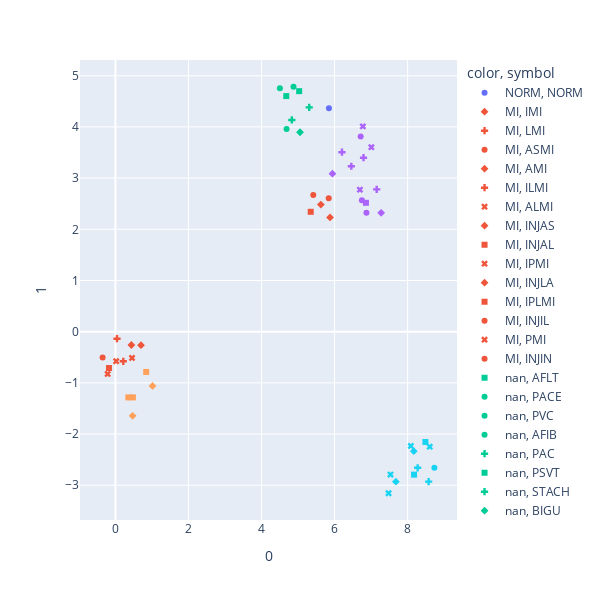

Here is the notebook cell this chart was saved with:
### Code cell
# proj_2d = umap_2d.fit_transform(input_batch_embeddings.detach().cpu().numpy().squeeze())

sns.set(style='white', context='poster', rc={'figure.figsize':(14,10)})
umap_2d = UMAP(random_state=42)
fig_2d = plt.figure(figsize=(12, 12))
proj_2d = umap_2d.fit_transform(input_batch_embeddings[:,0,:].detach().cpu().numpy())
# df['feature'] = proj_2d.tolist()
feature_df['feature'] = proj_2d.tolist()
fig_2d = px.scatter(proj_2d,x=0,y=1,color = feature_df['diagnostic_class'], 
                    symbol = scp_codes, height=600,width=600)  # O)
fig_2d.show()

### Figure 1 — Plotly figure (JSON) as saved in the notebook; plotly's stock layout.template omitted (floating-point values rounded to 4 significant figures)
{"data": [{"hovertemplate": "color=NORM<br>symbol=NORM<br>0=%{x}<br>1=%{y}<extra></extra>", "legendgroup": "NORM, NORM", "marker": {"color": "#636efa", "symbol": "circle"}, "mode": "markers", "name": "NORM, NORM", "orientation": "v", "showlegend": true, "type": "scatter", "x": [5.845], "xaxis": "x", "y": [4.365], "yaxis": "y"}, {"hovertemplate": "color=MI<br>symbol=IMI<br>0=%{x}<br>1=%{y}<extra></extra>", "legendgroup": "MI, IMI", "marker": {"color": "#EF553B", "symbol": "diamond"}, "mode": "markers", "name": "MI, IMI", "orientation": "v", "showlegend": true, "type": "scatter", "x": [0.7005], "xaxis": "x", "y": [-0.263], "yaxis": "y"}, {"hovertemplate": "color=MI<br>symbol=LMI<br>0=%{x}<br>1=%{y}<extra></extra>", "legendgroup": "MI, LMI", "marker": {"color": "#EF553B", "symbol": "cross"}, "mode": "markers", "name": "MI, LMI", "orientation": "v", "showlegend": true, "type": "scatter", "x": [0.04304], "xaxis": "x", "y": [-0.1368], "yaxis": "y"}, {"hovertemplate": "color=MI<br>symbol=ASMI<br>0=%{x}<br>1=%{y}<extra></extra>", "legendgroup": "MI, ASMI", "marker": {"color": "#EF553B", "symbol": "circle"}, "mode": "markers", "name": "MI, ASMI", "orientation": "v", "showlegend": true, "type": "scatter", "x": [-0.3508], "xaxis": "x", "y": [-0.5034], "yaxis": "y"}, {"hovertemplate": "color=MI<br>symbol=AMI<br>0=%{x}<br>1=%{y}<extra></extra>", "legendgroup": "MI, AMI", "marker": {"color": "#EF553B", "symbol": "diamond"}, "mode": "markers", "name": "MI, AMI", "orientation": "v", "showlegend": true, "type": "scatter", "x": [0.4371], "xaxis": "x", "y": [-0.26], "yaxis": "y"}, {"hovertemplate": "color=MI<br>symbol=ILMI<br>0=%{x}<br>1=%{y}<extra></extra>", "legendgroup": "MI, ILMI", "marker": {"color": "#EF553B", "symbol": "cross"}, "mode": "markers", "name": "MI, ILMI", "orientation": "v", "showlegend": true, "type": "scatter", "x": [0.2157], "xaxis": "x", "y": [-0.5782], "yaxis": "y"}, {"hovertemplate": "color=MI<br>symbol=ALMI<br>0=%{x}<br>1=%{y}<extra></extra>", "legendgroup": "MI, ALMI", "marker": {"color": "#EF553B", "symbol": "x"}, "mode": "markers", "name": "MI, ALMI", "orientation": "v", "showlegend": true, "type": "scatter", "x": [0.02081], "xaxis": "x", "y": [-0.5766], "yaxis": "y"}, {"hovertemplate": "color=MI<br>symbol=INJAS<br>0=%{x}<br>1=%{y}<extra></extra>", "legendgroup": "MI, INJAS", "marker": {"color": "#EF553B", "symbol": "diamond"}, "mode": "markers", "name": "MI, INJAS", "orientation": "v", "showlegend": true, "type": "scatter", "x": [5.876], "xaxis": "x", "y": [2.232], "yaxis": "y"}, {"hovertemplate": "color=MI<br>symbol=INJAL<br>0=%{x}<br>1=%{y}<extra></extra>", "legendgroup": "MI, INJAL", "marker": {"color": "#EF553B", "symbol": "square"}, "mode": "markers", "name": "MI, INJAL", "orientation": "v", "showlegend": true, "type": "scatter", "x": [5.347], "xaxis": "x", "y": [2.342], "yaxis": "y"}, {"hovertemplate": "color=MI<br>symbol=IPMI<br>0=%{x}<br>1=%{y}<extra></extra>", "legendgroup": "MI, IPMI", "marker": {"color": "#EF553B", "symbol": "x"}, "mode": "markers", "name": "MI, IPMI", "orientation": "v", "showlegend": true, "type": "scatter", "x": [-0.2124], "xaxis": "x", "y": [-0.8259], "yaxis": "y"}, {"hovertemplate": "color=MI<br>symbol=INJLA<br>0=%{x}<br>1=%{y}<extra></extra>", "legendgroup": "MI, INJLA", "marker": {"color": "#EF553B", "symbol": "diamond"}, "mode": "markers", "name": "MI, INJLA", "orientation": "v", "showlegend": true, "type": "scatter", "x": [5.624], "xaxis": "x", "y": [2.483], "yaxis": "y"}, {"hovertemplate": "color=MI<br>symbol=IPLMI<br>0=%{x}<br>1=%{y}<extra></extra>", "legendgroup": "MI, IPLMI", "marker": {"color": "#EF553B", "symbol": "square"}, "mode": "markers", "name": "MI, IPLMI", "orientation": "v", "showlegend": true, "type": "scatter", "x": [-0.1764], "xaxis": "x", "y": [-0.7103], "yaxis": "y"}, {"hovertemplate": "color=MI<br>symbol=INJIL<br>0=%{x}<br>1=%{y}<extra></extra>", "legendgroup": "MI, INJIL", "marker": {"color": "#EF553B", "symbol": "circle"}, "mode": "markers", "name": "MI, INJIL", "orientation": "v", "showlegend": true, "type": "scatter", "x": [5.839], "xaxis": "x", "y": [2.607], "yaxis": "y"}, {"hovertemplate": "color=MI<br>symbol=PMI<br>0=%{x}<br>1=%{y}<extra></extra>", "legendgroup": "MI, PMI", "marker": {"color": "#EF553B", "symbol": "x"}, "mode": "markers", "name": "MI, PMI", "orientation": "v", "showlegend": true, "type": "scatter", "x": [0.4549], "xaxis": "x", "y": [-0.5128], "yaxis": "y"}, {"hovertemplate": "color=MI<br>symbol=INJIN<br>0=%{x}<br>1=%{y}<extra></extra>", "legendgroup": "MI, INJIN", "marker": {"color": "#EF553B", "symbol": "circle"}, "mode": "markers", "name": "MI, INJIN", "orientation": "v", "showlegend": true, "type": "scatter", "x": [5.416], "xaxis": "x", "y": [2.671], "yaxis": "y"}, {"hovertemplate": "color=nan<br>symbol=AFLT<br>0=%{x}<br>1=%{y}<extra></extra>", "legendgroup": "nan, AFLT", "marker": {"color": "#00cc96", "symbol": "square"}, "mode": "markers", "name": "nan, AFLT", "orientation": "v", "showlegend": true, "type": "scatter", "x": [5.031], "xaxis": "x", "y": [4.699], "yaxis": "y"}, {"hovertemplate": "color=nan<br>symbol=PACE<br>0=%{x}<br>1=%{y}<extra></extra>", "legendgroup": "nan, PACE", "marker": {"color": "#00cc96", "symbol": "circle"}, "mode": "markers", "name": "nan, PACE", "orientation": "v", "showlegend": true, "type": "scatter", "x": [4.503], "xaxis": "x", "y": [4.756], "yaxis": "y"}, {"hovertemplate": "color=nan<br>symbol=PVC<br>0=%{x}<br>1=%{y}<extra></extra>", "legendgroup": "nan, PVC", "marker": {"color": "#00cc96", "symbol": "circle"}, "mode": "markers", "name": "nan, PVC", "orientation": "v", "showlegend": true, "type": "scatter", "x": [4.686], "xaxis": "x", "y": [3.958], "yaxis": "y"}, {"hovertemplate": "color=nan<br>symbol=AFIB<br>0=%{x}<br>1=%{y}<extra></extra>", "legendgroup": "nan, AFIB", "marker": {"color": "#00cc96", "symbol": "circle"}, "mode": "markers", "name": "nan, AFIB", "orientation": "v", "showlegend": true, "type": "scatter", "x": [4.876], "xaxis": "x", "y": [4.785], "yaxis": "y"}, {"hovertemplate": "color=nan<br>symbol=PAC<br>0=%{x}<br>1=%{y}<extra></extra>", "legendgroup": "nan, PAC", "marker": {"color": "#00cc96", "symbol": "cross"}, "mode": "markers", "name": "nan, PAC", "orientation": "v", "showlegend": true, "type": "scatter", "x": [4.829], "xaxis": "x", "y": [4.136], "yaxis": "y"}, {"hovertemplate": "color=nan<br>symbol=PSVT<br>0=%{x}<br>1=%{y}<extra></extra>", "legendgroup": "nan, PSVT", "marker": {"color": "#00cc96", "symbol": "square"}, "mode": "markers", "name": "nan, PSVT", "orientation": "v", "showlegend": true, "type": "scatter", "x": [4.678], "xaxis": "x", "y": [4.602], "yaxis": "y"}, {"hovertemplate": "color=nan<br>symbol=STACH<br>0=%{x}<br>1=%{y}<extra></extra>", "legendgroup": "nan, STACH", "marker": {"color": "#00cc96", "symbol": "cross"}, "mode": "markers", "name": "nan, STACH", "orientation": "v", "showlegend": true, "type": "scatter", "x": [5.305], "xaxis": "x", "y": [4.381], "yaxis": "y"}, {"hovertemplate": "color=nan<br>symbol=BIGU<br>0=%{x}<br>1=%{y}<extra></extra>", "legendgroup": "nan, BIGU", "marker": {"color": "#00cc96", "symbol": "diamond"}, "mode": "markers", "name": "nan, BIGU", "orientation": "v", "showlegend": true, "type": "scatter", "x": [5.054], "xaxis": "x", "y": [3.896], "yaxis": "y"}, {"hovertemplate": "color=STTC<br>symbol=NDT<br>0=%{x}<br>1=%{y}<extra></extra>", "legendgroup": "STTC, NDT", "marker": {"color": "#ab63fa", "symbol": "x"}, "mode": "markers", "name": "STTC, NDT", "orientation": "v", "showlegend": true, "type": "scatter", "x": [6.774], "xaxis": "x", "y": [4.01], "yaxis": "y"}, {"hovertemplate": "color=STTC<br>symbol=NST_<br>0=%{x}<br>1=%{y}<extra></extra>", "legendgroup": "STTC, NST_", "marker": {"color": "#ab63fa", "symbol": "cross"}, "mode": "markers", "name": "STTC, NST_", "orientation": "v", "showlegend": true, "type": "scatter", "x": [6.202], "xaxis": "x", "y": [3.506], "yaxis": "y"}, {"hovertemplate": "color=STTC<br>symbol=DIG<br>0=%{x}<br>1=%{y}<extra></extra>", "legendgroup": "STTC, DIG", "marker": {"color": "#ab63fa", "symbol": "circle"}, "mode": "markers", "name": "STTC, DIG", "orientation": "v", "showlegend": true, "type": "scatter", "x": [6.714], "xaxis": "x", "y": [3.815], "yaxis": "y"}, {"hovertemplate": "color=STTC<br>symbol=LNGQT<br>0=%{x}<br>1=%{y}<extra></extra>", "legendgroup": "STTC, LNGQT", "marker": {"color": "#ab63fa", "symbol": "x"}, "mode": "markers", "name": "STTC, LNGQT", "orientation": "v", "showlegend": true, "type": "scatter", "x": [7.007], "xaxis": "x", "y": [3.604], "yaxis": "y"}, {"hovertemplate": "color=STTC<br>symbol=ISCAL<br>0=%{x}<br>1=%{y}<extra></extra>", "legendgroup": "STTC, ISCAL", "marker": {"color": "#ab63fa", "symbol": "square"}, "mode": "markers", "name": "STTC, ISCAL", "orientation": "v", "showlegend": true, "type": "scatter", "x": [6.858], "xaxis": "x", "y": [2.518], "yaxis": "y"}, {"hovertemplate": "color=STTC<br>symbol=ISC_<br>0=%{x}<br>1=%{y}<extra></extra>", "legendgroup": "STTC, ISC_", "marker": {"color": "#ab63fa", "symbol": "cross"}, "mode": "markers", "name": "STTC, ISC_", "orientation": "v", "showlegend": true, "type": "scatter", "x": [6.458], "xaxis": "x", "y": [3.232], "yaxis": "y"}, {"hovertemplate": "color=STTC<br>symbol=ISCLA<br>0=%{x}<br>1=%{y}<extra></extra>", "legendgroup": "STTC, ISCLA", "marker": {"color": "#ab63fa", "symbol": "diamond"}, "mode": "markers", "name": "STTC, ISCLA", "orientation": "v", "showlegend": true, "type": "scatter", "x": [7.275], "xaxis": "x", "y": [2.322], "yaxis": "y"}, {"hovertemplate": "color=STTC<br>symbol=ISCIL<br>0=%{x}<br>1=%{y}<extra></extra>", "legendgroup": "STTC, ISCIL", "marker": {"color": "#ab63fa", "symbol": "x"}, "mode": "markers", "name": "STTC, ISCIL", "orientation": "v", "showlegend": true, "type": "scatter", "x": [6.694], "xaxis": "x", "y": [2.773], "yaxis": "y"}, {"hovertemplate": "color=STTC<br>symbol=ANEUR<br>0=%{x}<br>1=%{y}<extra></extra>", "legendgroup": "STTC, ANEUR", "marker": {"color": "#ab63fa", "symbol": "cross"}, "mode": "markers", "name": "STTC, ANEUR", "orientation": "v", "showlegend": true, "type": "scatter", "x": [6.793], "xaxis": "x", "y": [3.399], "yaxis": "y"}, {"hovertemplate": "color=STTC<br>symbol=ISCAS<br>0=%{x}<br>1=%{y}<extra></extra>", "legendgroup": "STTC, ISCAS", "marker": {"color": "#ab63fa", "symbol": "circle"}, "mode": "markers", "name": "STTC, ISCAS", "orientation": "v", "showlegend": true, "type": "scatter", "x": [6.747], "xaxis": "x", "y": [2.569], "yaxis": "y"}, {"hovertemplate": "color=STTC<br>symbol=EL<br>0=%{x}<br>1=%{y}<extra></extra>", "legendgroup": "STTC, EL", "marker": {"color": "#ab63fa", "symbol": "diamond"}, "mode": "markers", "name": "STTC, EL", "orientation": "v", "showlegend": true, "type": "scatter", "x": [5.941], "xaxis": "x", "y": [3.087], "yaxis": "y"}, {"hovertemplate": "color=STTC<br>symbol=ISCIN<br>0=%{x}<br>1=%{y}<extra></extra>", "legendgroup": "STTC, ISCIN", "marker": {"color": "#ab63fa", "symbol": "cross"}, "mode": "markers", "name": "STTC, ISCIN", "orientation": "v", "showlegend": true, "type": "scatter", "x": [7.153], "xaxis": "x", "y": [2.78], "yaxis": "y"}, {"hovertemplate": "color=STTC<br>symbol=ISCAN<br>0=%{x}<br>1=%{y}<extra></extra>", "legendgroup": "STTC, ISCAN", "marker": {"color": "#ab63fa", "symbol": "circle"}, "mode": "markers", "name": "STTC, ISCAN", "orientation": "v", "showlegend": true, "type": "scatter", "x": [6.872], "xaxis": "x", "y": [2.321], "yaxis": "y"}, {"hovertemplate": "color=HYP<br>symbol=LVH<br>0=%{x}<br>1=%{y}<extra></extra>", "legendgroup": "HYP, LVH", "marker": {"color": "#FFA15A", "symbol": "diamond"}, "mode": "markers", "name": "HYP, LVH", "orientation": "v", "showlegend": true, "type": "scatter", "x": [0.4702], "xaxis": "x", "y": [-1.643], "yaxis": "y"}, {"hovertemplate": "color=HYP<br>symbol=RAO/RAE<br>0=%{x}<br>1=%{y}<extra></extra>", "legendgroup": "HYP, RAO/RAE", "marker": {"color": "#FFA15A", "symbol": "diamond"}, "mode": "markers", "name": "HYP, RAO/RAE", "orientation": "v", "showlegend": true, "type": "scatter", "x": [1.016], "xaxis": "x", "y": [-1.06], "yaxis": "y"}, {"hovertemplate": "color=HYP<br>symbol=RVH<br>0=%{x}<br>1=%{y}<extra></extra>", "legendgroup": "HYP, RVH", "marker": {"color": "#FFA15A", "symbol": "square"}, "mode": "markers", "name": "HYP, RVH", "orientation": "v", "showlegend": true, "type": "scatter", "x": [0.4791], "xaxis": "x", "y": [-1.284], "yaxis": "y"}, {"hovertemplate": "color=HYP<br>symbol=SEHYP<br>0=%{x}<br>1=%{y}<extra></extra>", "legendgroup": "HYP, SEHYP", "marker": {"color": "#FFA15A", "symbol": "square"}, "mode": "markers", "name": "HYP, SEHYP", "orientation": "v", "showlegend": true, "type": "scatter", "x": [0.353], "xaxis": "x", "y": [-1.284], "yaxis": "y"}, {"hovertemplate": "color=HYP<br>symbol=LAO/LAE<br>0=%{x}<br>1=%{y}<extra></extra>", "legendgroup": "HYP, LAO/LAE", "marker": {"color": "#FFA15A", "symbol": "square"}, "mode": "markers", "name": "HYP, LAO/LAE", "orientation": "v", "showlegend": true, "type": "scatter", "x": [0.8426], "xaxis": "x", "y": [-0.7862], "yaxis": "y"}, {"hovertemplate": "color=CD<br>symbol=LPFB<br>0=%{x}<br>1=%{y}<extra></extra>", "legendgroup": "CD, LPFB", "marker": {"color": "#19d3f3", "symbol": "square"}, "mode": "markers", "name": "CD, LPFB", "orientation": "v", "showlegend": true, "type": "scatter", "x": [8.176], "xaxis": "x", "y": [-2.792], "yaxis": "y"}, {"hovertemplate": "color=CD<br>symbol=LAFB<br>0=%{x}<br>1=%{y}<extra></extra>", "legendgroup": "CD, LAFB", "marker": {"color": "#19d3f3", "symbol": "cross"}, "mode": "markers", "name": "CD, LAFB", "orientation": "v", "showlegend": true, "type": "scatter", "x": [8.274], "xaxis": "x", "y": [-2.659], "yaxis": "y"}, {"hovertemplate": "color=CD<br>symbol=IRBBB<br>0=%{x}<br>1=%{y}<extra></extra>", "legendgroup": "CD, IRBBB", "marker": {"color": "#19d3f3", "symbol": "circle"}, "mode": "markers", "name": "CD, IRBBB", "orientation": "v", "showlegend": true, "type": "scatter", "x": [8.733], "xaxis": "x", "y": [-2.657], "yaxis": "y"}, {"hovertemplate": "color=CD<br>symbol=IVCD<br>0=%{x}<br>1=%{y}<extra></extra>", "legendgroup": "CD, IVCD", "marker": {"color": "#19d3f3", "symbol": "x"}, "mode": "markers", "name": "CD, IVCD", "orientation": "v", "showlegend": true, "type": "scatter", "x": [8.605], "xaxis": "x", "y": [-2.247], "yaxis": "y"}, {"hovertemplate": "color=CD<br>symbol=1AVB<br>0=%{x}<br>1=%{y}<extra></extra>", "legendgroup": "CD, 1AVB", "marker": {"color": "#19d3f3", "symbol": "x"}, "mode": "markers", "name": "CD, 1AVB", "orientation": "v", "showlegend": true, "type": "scatter", "x": [7.531], "xaxis": "x", "y": [-2.791], "yaxis": "y"}, {"hovertemplate": "color=CD<br>symbol=CRBBB<br>0=%{x}<br>1=%{y}<extra></extra>", "legendgroup": "CD, CRBBB", "marker": {"color": "#19d3f3", "symbol": "diamond"}, "mode": "markers", "name": "CD, CRBBB", "orientation": "v", "showlegend": true, "type": "scatter", "x": [8.169], "xaxis": "x", "y": [-2.334], "yaxis": "y"}, {"hovertemplate": "color=CD<br>symbol=CLBBB<br>0=%{x}<br>1=%{y}<extra></extra>", "legendgroup": "CD, CLBBB", "marker": {"color": "#19d3f3", "symbol": "square"}, "mode": "markers", "name": "CD, CLBBB", "orientation": "v", "showlegend": true, "type": "scatter", "x": [8.486], "xaxis": "x", "y": [-2.154], "yaxis": "y"}, {"hovertemplate": "color=CD<br>symbol=ILBBB<br>0=%{x}<br>1=%{y}<extra></extra>", "legendgroup": "CD, ILBBB", "marker": {"color": "#19d3f3", "symbol": "x"}, "mode": "markers", "name": "CD, ILBBB", "orientation": "v", "showlegend": true, "type": "scatter", "x": [8.087], "xaxis": "x", "y": [-2.233], "yaxis": "y"}, {"hovertemplate": "color=CD<br>symbol=WPW<br>0=%{x}<br>1=%{y}<extra></extra>", "legendgroup": "CD, WPW", "marker": {"color": "#19d3f3", "symbol": "cross"}, "mode": "markers", "name": "CD, WPW", "orientation": "v", "showlegend": true, "type": "scatter", "x": [8.575], "xaxis": "x", "y": [-2.928], "yaxis": "y"}, {"hovertemplate": "color=CD<br>symbol=3AVB<br>0=%{x}<br>1=%{y}<extra></extra>", "legendgroup": "CD, 3AVB", "marker": {"color": "#19d3f3", "symbol": "x"}, "mode": "markers", "name": "CD, 3AVB", "orientation": "v", "showlegend": true, "type": "scatter", "x": [7.478], "xaxis": "x", "y": [-3.156], "yaxis": "y"}, {"hovertemplate": "color=CD<br>symbol=2AVB<br>0=%{x}<br>1=%{y}<extra></extra>", "legendgroup": "CD, 2AVB", "marker": {"color": "#19d3f3", "symbol": "diamond"}, "mode": "markers", "name": "CD, 2AVB", "orientation": "v", "showlegend": true, "type": "scatter", "x": [7.678], "xaxis": "x", "y": [-2.931], "yaxis": "y"}], "layout": {"height": 600, "legend": {"title": {"text": "color, symbol"}, "tracegroupgap": 0}, "margin": {"t": 60}, "width": 600, "xaxis": {"anchor": "y", "domain": [0, 1], "title": {"text": "0"}}, "yaxis": {"anchor": "x", "domain": [0, 1], "title": {"text": "1"}}}}
